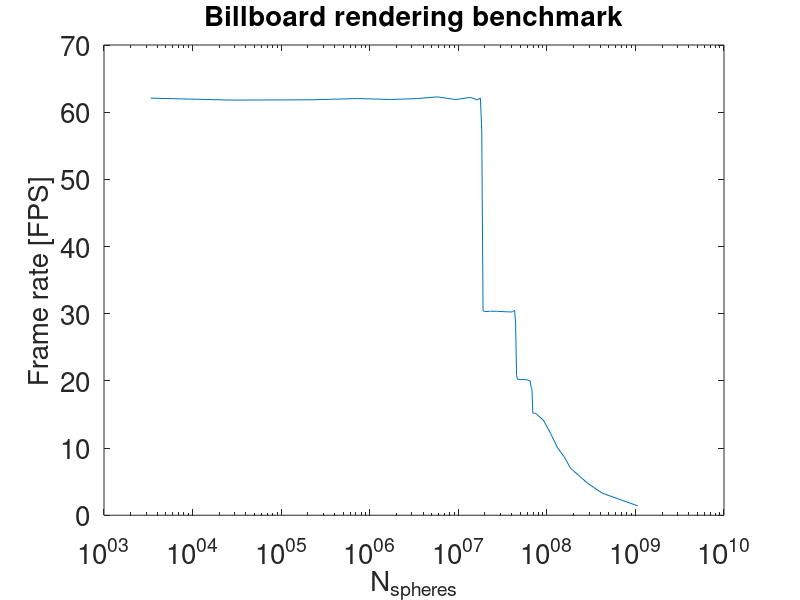

This chart was generated by the following MATLAB code:
A = [3375       62.09 3.236
27000      61.80 3.149
216000     61.84 3.649
729000     62.03 3.088
1728000    61.89 3.166
3375000    62.02 3.223
5832000    62.28 3.061
9261000    61.88 3.486
13824000   62.20 3.225
16581375   61.82 3.851
17173512   61.98 3.641
17779581   62.10 3.552
18399744   57.17 1.21
19034163   30.51 1.601
19683000   30.31 1.117
22425768   30.36 1.431
23149125   30.37 1.304
27000000   30.36 1.436
35937000   30.28 1.537
41063625   30.26 1.997
42144192   30.47 1.643
43243551   30.46 1.830
44361864   28.59 4.045
45499293   20.81 2.276
46656000   20.23 0.879
59319000   20.17 1.115
64964808   19.95 1.350
66430125   18.98 2.350
67917312   18.71 2.531
69426531   15.22 1.164
70957944   15.15 0.879
72511713   15.21 0.982
74088000   15.20 1.046
91125000   14.18 1.757
110592000  12.14 2.180
132651000  9.993 1.066
157464000  8.672 1.471
185193000  6.998 1.254
287496000  4.783 0.8532
421875000  3.287 0.4548
1061208000 1.40 0.2386];

num_atoms = A(:,1);
fps = A(:,2);
std_dev = A(:,3);

%errorbar(num_atoms, fps, -std_dev, std_dev)
%plot(log(num_atoms), fps)
semilogx(num_atoms, fps)
fontsize = 20;
hax = gca;
set(hax, 'fontsize',fontsize ...
    );
xlabel('N_{spheres}',...
    'fontsize',fontsize...
    );
ylabel('Frame rate [FPS]',...
    'fontsize',fontsize ...
    );
title('Billboard rendering benchmark',...
    'fontsize',fontsize ...
    );